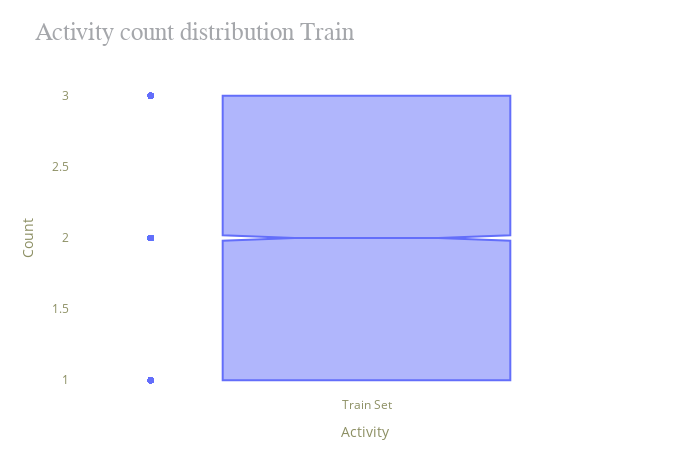

Here is the notebook cell this chart was saved with:
### Markdown cell above
# 4. Prepare the data to better expose the underlying data patterns to Machine Learning algorithms

prepare your data, is it normalized? are there outlier? Make a training and a test set.

### Code cell
fig = go.Figure()
fig.add_trace(go.Box(y=data['Subject'], name="Train Set", notched=True))

fig.update_xaxes(showgrid=False)
fig.update_layout(
    height=450, width=700,
    title = 'Activity count distribution Train',
    xaxis = dict(title = 'Activity', tickangle=0, showgrid=False),
    yaxis = dict(title = 'Count', showgrid=False),
    plot_bgcolor='#ffffff', paper_bgcolor='#ffffff',
    title_font=dict(size=25, color='#a5a7ab', family='verdana'),
    margin=dict(t=80, b=30, l=70, r=40),
    font=dict(color='#8c8f63'))
fig.update_xaxes(showgrid=False)
fig.update_yaxes(showgrid=False)
fig.update_traces(boxpoints='all', jitter=0)

### Figure 1 — Plotly figure (JSON) as saved in the notebook; plotly's stock layout.template omitted (floating-point values rounded to 4 significant figures; data arrays with more than 128 entries replaced by an {"elided": "..."} marker saying what was removed)
{"data": [{"boxpoints": "all", "jitter": 0, "name": "Train Set", "notched": true, "type": "box", "y": {"elided": "27038 int values"}}], "layout": {"font": {"color": "#8c8f63"}, "height": 450, "margin": {"b": 30, "l": 70, "r": 40, "t": 80}, "paper_bgcolor": "#ffffff", "plot_bgcolor": "#ffffff", "title": {"font": {"color": "#a5a7ab", "family": "verdana", "size": 25}, "text": "Activity count distribution Train"}, "width": 700, "xaxis": {"showgrid": false, "tickangle": 0, "title": {"text": "Activity"}}, "yaxis": {"showgrid": false, "title": {"text": "Count"}}}}
